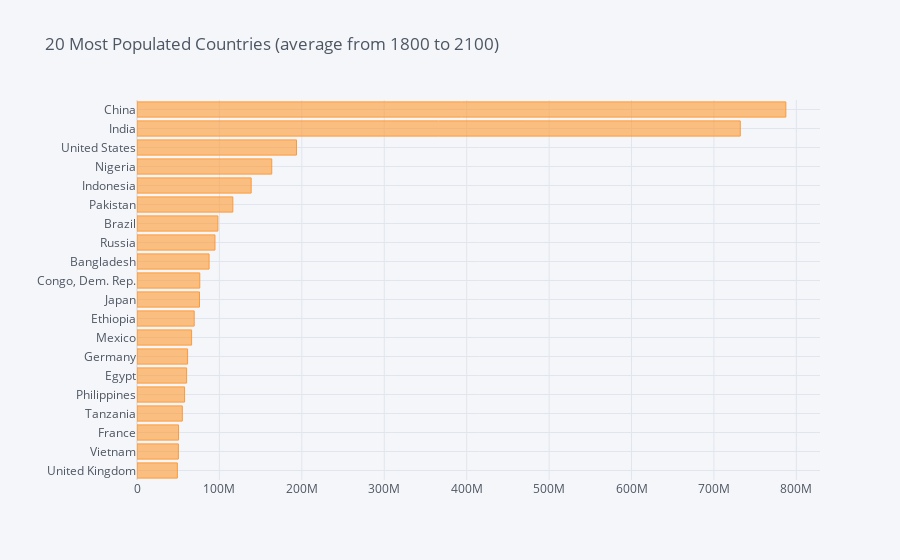

This figure's notebook cell:
### Markdown cell above
#### Horizontal Bar Graph

This horizontal bar graph displays the top 20 countries by average population across the years in the data set (1800 to 2100).

### Code cell
df.set_index('name').drop(columns=['geo','indicator']).T.mean().sort_values().tail(20).iplot(kind='barh',title='20 Most Populated Countries (average from 1800 to 2100)')

### Figure 1 — Plotly figure (JSON) as saved in the notebook; plotly's stock layout.template omitted (floating-point values rounded to 4 significant figures)
{"data": [{"marker": {"color": "rgba(255, 153, 51, 0.6)", "line": {"color": "rgba(255, 153, 51, 1.0)", "width": 1}}, "name": "None", "orientation": "h", "text": "", "type": "bar", "x": [48980000.0, 50210000.0, 50410000.0, 55000000.0, 57720000.0, 60200000.0, 61400000.0, 66250000.0, 69400000.0, 75840000.0, 76160000.0, 87470000.0, 94600000.0, 98160000.0, 116300000.0, 138500000.0, 163500000.0, 193500000.0, 731900000.0, 787300000.0], "y": ["United Kingdom", "Vietnam", "France", "Tanzania", "Philippines", "Egypt", "Germany", "Mexico", "Ethiopia", "Japan", "Congo, Dem. Rep.", "Bangladesh", "Russia", "Brazil", "Pakistan", "Indonesia", "Nigeria", "United States", "India", "China"]}], "layout": {"legend": {"bgcolor": "#F5F6F9", "font": {"color": "#4D5663"}}, "paper_bgcolor": "#F5F6F9", "plot_bgcolor": "#F5F6F9", "title": {"font": {"color": "#4D5663"}, "text": "20 Most Populated Countries (average from 1800 to 2100)"}, "xaxis": {"gridcolor": "#E1E5ED", "showgrid": true, "tickfont": {"color": "#4D5663"}, "title": {"font": {"color": "#4D5663"}, "text": ""}, "zerolinecolor": "#E1E5ED"}, "yaxis": {"gridcolor": "#E1E5ED", "showgrid": true, "tickfont": {"color": "#4D5663"}, "title": {"font": {"color": "#4D5663"}, "text": ""}, "zerolinecolor": "#E1E5ED"}}}
